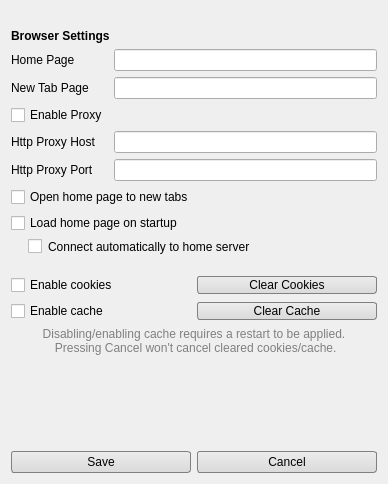
<?xml version="1.0" encoding="UTF-8"?>
<ui version="4.0">
 <class>LoginWebSettings</class>
 <widget class="QWidget" name="LoginWebSettings">
  <property name="geometry">
   <rect>
    <x>0</x>
    <y>0</y>
    <width>388</width>
    <height>484</height>
   </rect>
  </property>
  <property name="windowTitle">
   <string>Browser Settings</string>
  </property>
  <property name="styleSheet">
   <string notr="true">
QLabel#titleLabel {
	font-weight: bold;
}

QLabel#titleIcon {
	background-image: url(&quot;APPINSTALLDIRjsmodules/browserui/ui/settings.png&quot;);
}

QCheckBox#connectToHomePage {
	padding-left: 17px;
}

QPushButton {	
	background-color: qlineargradient(spread:pad, x1:0, y1:1, x2:0, y2:0, stop:0 rgba(218, 218, 218, 255), stop:1 rgba(236, 236, 236, 255));
	border: 1px solid grey;
	border-radius: 3px;
	padding: 3px;
	min-width: 80px;
}
QPushButton::hover {
	background-color: qlineargradient(spread:pad, x1:0, y1:1, x2:0, y2:0, stop:0 rgba(218, 218, 218, 150), stop:1 rgba(236, 236, 236, 150));
	border: 1px solid rgb(90, 90, 90);
}
QPushButton::pressed {
	background-color: qlineargradient(spread:pad, x1:0, y1:1, x2:0, y2:0, stop:1 rgba(218, 218, 218, 150), stop:0 rgba(236, 236, 236, 150));
	border: 1px solid rgb(90, 90, 90);
}</string>
  </property>
  <layout class="QVBoxLayout" name="verticalLayout">
   <item>
    <layout class="QHBoxLayout" name="horizontalLayout_2">
     <item>
      <widget class="QLabel" name="titleLabel">
       <property name="text">
        <string>Browser Settings</string>
       </property>
       <property name="alignment">
        <set>Qt::AlignBottom|Qt::AlignLeading|Qt::AlignLeft</set>
       </property>
      </widget>
     </item>
     <item>
      <widget class="QLabel" name="titleIcon">
       <property name="sizePolicy">
        <sizepolicy hsizetype="Fixed" vsizetype="Fixed">
         <horstretch>0</horstretch>
         <verstretch>0</verstretch>
        </sizepolicy>
       </property>
       <property name="minimumSize">
        <size>
         <width>32</width>
         <height>32</height>
        </size>
       </property>
       <property name="maximumSize">
        <size>
         <width>32</width>
         <height>32</height>
        </size>
       </property>
       <property name="text">
        <string/>
       </property>
      </widget>
     </item>
    </layout>
   </item>
   <item>
    <layout class="QFormLayout" name="formLayout">
     <property name="sizeConstraint">
      <enum>QLayout::SetDefaultConstraint</enum>
     </property>
     <property name="fieldGrowthPolicy">
      <enum>QFormLayout::AllNonFixedFieldsGrow</enum>
     </property>
     <property name="formAlignment">
      <set>Qt::AlignHCenter|Qt::AlignTop</set>
     </property>
     <property name="leftMargin">
      <number>0</number>
     </property>
     <item row="0" column="0">
      <widget class="QLabel" name="homePageLabel">
       <property name="text">
        <string>Home Page</string>
       </property>
      </widget>
     </item>
     <item row="0" column="1">
      <widget class="QLineEdit" name="homePageLineEdit">
       <property name="sizePolicy">
        <sizepolicy hsizetype="Preferred" vsizetype="Preferred">
         <horstretch>0</horstretch>
         <verstretch>0</verstretch>
        </sizepolicy>
       </property>
      </widget>
     </item>
     <item row="1" column="0">
      <widget class="QLabel" name="newTabPageLabel">
       <property name="text">
        <string>New Tab Page</string>
       </property>
      </widget>
     </item>
     <item row="1" column="1">
      <widget class="QLineEdit" name="newTabPageLineEdit"/>
     </item>
     <item row="3" column="0">
      <widget class="QLabel" name="proxyHostLabel">
       <property name="text">
        <string>Http Proxy Host</string>
       </property>
      </widget>
     </item>
     <item row="3" column="1">
      <widget class="QLineEdit" name="proxyHostLineEdit">
       <property name="enabled">
        <bool>true</bool>
       </property>
      </widget>
     </item>
     <item row="4" column="0">
      <widget class="QLabel" name="proxyPortLabel">
       <property name="text">
        <string>Http Proxy Port</string>
       </property>
      </widget>
     </item>
     <item row="4" column="1">
      <widget class="QLineEdit" name="proxyPortLineEdit"/>
     </item>
     <item row="2" column="0">
      <widget class="QCheckBox" name="enableProxy">
       <property name="text">
        <string>Enable Proxy</string>
       </property>
      </widget>
     </item>
    </layout>
   </item>
   <item>
    <layout class="QVBoxLayout" name="verticalLayout_2">
     <item>
      <widget class="QCheckBox" name="openHomePageOnNewTab">
       <property name="text">
        <string>Open home page to new tabs</string>
       </property>
      </widget>
     </item>
     <item>
      <widget class="QCheckBox" name="loadHomePageOnStartup">
       <property name="text">
        <string>Load home page on startup</string>
       </property>
      </widget>
     </item>
     <item>
      <widget class="QCheckBox" name="connectToHomePage">
       <property name="toolTip">
        <string>If the home page is a tundra:// server, connect automatically on startup</string>
       </property>
       <property name="text">
        <string>Connect automatically to home server</string>
       </property>
      </widget>
     </item>
     <item>
      <spacer name="verticalSpacer_2">
       <property name="orientation">
        <enum>Qt::Vertical</enum>
       </property>
       <property name="sizeType">
        <enum>QSizePolicy::Fixed</enum>
       </property>
       <property name="sizeHint" stdset="0">
        <size>
         <width>15</width>
         <height>15</height>
        </size>
       </property>
      </spacer>
     </item>
     <item>
      <layout class="QHBoxLayout" name="horizontalLayout_3">
       <item>
        <widget class="QCheckBox" name="enableCookies">
         <property name="toolTip">
          <string>Enable cookies for web pages</string>
         </property>
         <property name="text">
          <string>Enable cookies</string>
         </property>
        </widget>
       </item>
       <item>
        <widget class="QPushButton" name="clearCookies">
         <property name="maximumSize">
          <size>
           <width>16777215</width>
           <height>18</height>
          </size>
         </property>
         <property name="text">
          <string>Clear Cookies</string>
         </property>
        </widget>
       </item>
      </layout>
     </item>
     <item>
      <layout class="QHBoxLayout" name="horizontalLayout_4">
       <item>
        <widget class="QCheckBox" name="enableCache">
         <property name="toolTip">
          <string>This will enable icons on the page tabs and allows the web browser to store cache data on the hard drive</string>
         </property>
         <property name="text">
          <string>Enable cache</string>
         </property>
        </widget>
       </item>
       <item>
        <widget class="QPushButton" name="clearCache">
         <property name="maximumSize">
          <size>
           <width>16777215</width>
           <height>18</height>
          </size>
         </property>
         <property name="text">
          <string>Clear Cache</string>
         </property>
        </widget>
       </item>
      </layout>
     </item>
    </layout>
   </item>
   <item>
    <widget class="QLabel" name="cacheInfoLabel">
     <property name="styleSheet">
      <string>color: grey;</string>
     </property>
     <property name="text">
      <string>Disabling/enabling cache requires a restart to be applied.
 Pressing Cancel won't cancel cleared cookies/cache.</string>
     </property>
     <property name="alignment">
      <set>Qt::AlignCenter</set>
     </property>
    </widget>
   </item>
   <item>
    <spacer name="verticalSpacer">
     <property name="orientation">
      <enum>Qt::Vertical</enum>
     </property>
     <property name="sizeHint" stdset="0">
      <size>
       <width>1</width>
       <height>15</height>
      </size>
     </property>
    </spacer>
   </item>
   <item>
    <layout class="QHBoxLayout" name="horizontalLayout">
     <item>
      <widget class="QPushButton" name="buttonSave">
       <property name="text">
        <string>Save</string>
       </property>
      </widget>
     </item>
     <item>
      <widget class="QPushButton" name="buttonCancel">
       <property name="text">
        <string>Cancel</string>
       </property>
      </widget>
     </item>
    </layout>
   </item>
  </layout>
 </widget>
 <resources/>
 <connections/>
</ui>
